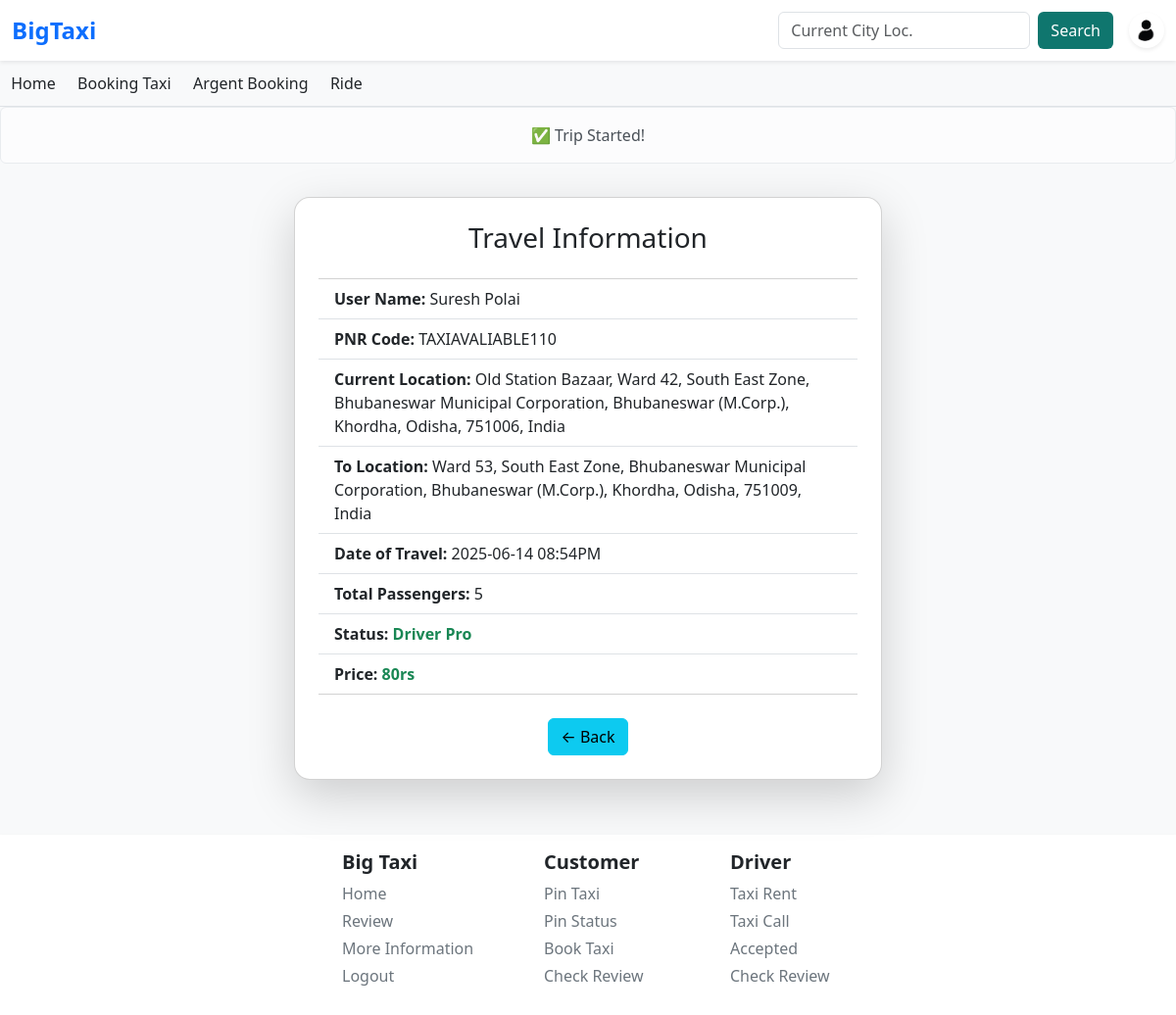
/home/pin-status/TAXIAVALIABLE110/ (signed in), run on the app's committed database.
### Users/models.py (models this page shows, shortened)
class usersDataModel(models.Model):
    UserG = [
        ('Male', 'Male'),
        ('Female', 'Female'),
        ('Other', 'Other'),
        ('Not Check', 'Not Check'),
    ]
    UserC = [
        ('Developer', 'Developer'),
        ('Customer', 'Customer'),
        ('Driver', 'Driver'),
    ]
    ULink = models.ForeignKey(User, on_delete=models.CASCADE)
    UserCode = models.CharField(max_length=100, default='BIGTAXICODE1006463')
    UserCategory = models.CharField(choices=UserC, default='Customer', max_length=20)
    UserMobileNo = models.CharField(max_length=11)
    UserGender = models.CharField(max_length=100, default='Not Check')
    UserAge = models.CharField(max_length=3, default='')
    UserState = models.CharField(max_length=100, default='')
    UserCity = models.CharField(max_length=100, default='')
    UserPincode = models.CharField(max_length=20, default='')
    UserAddress = models.CharField(max_length=200, default='')
    UserPass = models.CharField(max_length=1000, default='password')
    CouponCode = models.CharField(max_length=50, null=True, blank=True)
    UProfileImage = models.ImageField(upload_to='profile/main/', default='profile/default/default.png')
    UProfileName = models.CharField(max_length=1000, default='BiXTaxi User')
    description = models.CharField(max_length=5000, default='No Description!')
    totalTripCount = models.IntegerField(default=0)
    dangerTripCount = models.IntegerField(default=0)

### taxi_app/models.py (models this page shows, shortened)
class PinTaxiAvailable(models.Model):
    run = [('not', 'not'),('yes', 'yes')]
    taxiAvaId = models.CharField(max_length=50)
    taxiCity = models.CharField(max_length=500)
    customerId = models.ForeignKey(usersDataModel, on_delete=models.CASCADE)
    currentLocation = models.CharField(max_length=2000)
    toLocation = models.CharField(max_length=2000, default='No Area Found!')
    taxiPassenger = models.IntegerField(default=1)
    pincode = models.CharField(max_length=20, default=' ')
    couponCodeWas = models.CharField(max_length=100, default='Customer Not Have Coupon')
    taxiDate = models.DateField(auto_now_add=True)
    taxiTime = models.TimeField(auto_now_add=True)
    taxiDateAndTimeByUser = models.CharField(max_length=100, default='none')
    priceOfTravel = models.IntegerField(default=0)
    driverCode = models.CharField(max_length=100, default='DRIVERCODE')
    runningStatus = models.CharField(max_length=100, choices=run, default='not')

### taxi_app/views.py (the view)
# urls.py: path('pin-status/<IdCodeNeed>/', views.checkStatusOfPinFunctionBaseView, name='pinStatus'),
def checkStatusOfPinFunctionBaseView(request, IdCodeNeed):
    IdCodeNeed = IdCodeNeed.upper(); showMoreDetailsInTemplete = False; price = ''
    try:
        PTA_LstOfObject = PinTaxiAvailable.objects.get(taxiAvaId = IdCodeNeed)
        RDPTObject = ReportDriverInPinTaxi.objects.filter(pinBarCode = PTA_LstOfObject)
    except Exception as e:
        if str(e) == 'PinTaxiAvailable matching query does not exist.':
            messages.info(request, f"Need a Proper Id, This id is does'nt exist {IdCodeNeed}.")
            return redirect('taxi_app:pinTaxi')
        else:
            messages.info(request, "Can't reach this page for not try again after sometime.")
            return redirect('taxi_app:pinTaxi')
    if not RDPTObject:
        if PTA_LstOfObject.driverCode != 'DRIVERCODE':  driverData = usersDataModel.objects.get(UserCode = PTA_LstOfObject.driverCode).UProfileName; showMoreDetailsInTemplete = True; price = PTA_LstOfObject.priceOfTravel
        else: driverData = 'Driver Not Assigned'
    else:
        messages.info(request, f"Can't show status for this ID {IdCodeNeed}, Detail in reported for now.")
        return redirect('taxi_app:pinTaxi')
    taxi_str = PTA_LstOfObject.taxiDateAndTimeByUser  # e.g., "2025-06-19 04:30PM"
    trip_dt = datetime.strptime(taxi_str, "%Y-%m-%d %I:%M%p")
    trip_timestamp = trip_dt.isoformat()
    context = { 'trip_timestamp': trip_timestamp, 'userName' : PTA_LstOfObject.customerId.UProfileName, 'statusCode' : PTA_LstOfObject.taxiAvaId, 'stLocation' : PTA_LstOfObject.currentLocation, 'lsLoction' : PTA_LstOfObject.toLocation, 'passenger' : PTA_LstOfObject.taxiPassenger, 'ShowMore' : showMoreDetailsInTemplete, 'DriverName' : driverData, 'price' : price, 'forntendDate' : PTA_LstOfObject.taxiDateAndTimeByUser }
    return render(request, 'main/checkStatus.html', context)

### templates/main/checkStatus.html (shortened to what this page needs)
{% extends 'base.html' %}
{% block body %}
<!DOCTYPE html>
<html lang="en">
<head>
  <link href="https://cdn.jsdelivr.net/npm/bootstrap@5.3.2/dist/css/bootstrap.min.css" rel="stylesheet">
</head>
<body class="bg-light">
  <div id="countdown-display" class="alert alert-light text-center" role="alert">
  </div>
  <div class="container py-5" style="margin-top: -30px !important;">
    <div class="card shadow-lg rounded-4 p-4 mx-auto" style="max-width: 600px;">
      <h3 class="text-center mb-4">Travel Information</h3>
      <ul class="list-group list-group-flush">
        <li class="list-group-item"><strong>User Name:</strong> {{ userName }}</li>
        <li class="list-group-item"><strong>PNR Code:</strong> {{ statusCode }}</li>
        <li class="list-group-item"><strong>Current Location:</strong> {{ stLocation }}</li>
        <li class="list-group-item"><strong>To Location:</strong> {{ lsLoction }}</li>
        <li class="list-group-item"><strong>Date of Travel:</strong> {{ forntendDate }}</li>
        <li class="list-group-item"><strong>Total Passengers:</strong> {{ passenger }}</li>
        {% if ShowMore %}
            <li class="list-group-item"><strong>Status:<span class="text-success"> {{ DriverName }}</span></strong></li>
            <li class="list-group-item"><strong>Price:<span class="text-success"> {{ price }}rs</span></strong></li>
        {% else %}
            <li class="list-group-item"><strong>Status:<span class="text-danger"> {{ DriverName }}</span></strong></li>
        {% endif %}
      </ul>
      <div class="text-center mt-4">
        <a href="{% url 'taxi_app:pinTaxi' %}" class="btn btn-info">← Back</a>
      </div>
    </div>
  </div>
</body>
</html>
{% endblock %}

### templates/inc/navbar.html (shortened to what this page needs)
<nav class="navbar navbar-expand-lg navbar-light bg-white shadow-sm">
  <div class="container-fluid">
    <a class="navbar-brand text-primary text-main-own fw-bold fs-4" href="{% url 'taxi_app:autoRedirect' %}">BigTaxi</a>
    <div class="ms-auto d-flex align-items-center">
      {% if user.is_authenticated %}
        <form class="d-flex me-3" method="GET" action="">
          <input class="form-control me-2 custom-focus" type="search" name="q" placeholder="Current City Loc." aria-label="Search">
          <button class="btn btn-main bg-main-own text-white" type="submit">Search</button>
        </form>
        <a href="{% url 'taxi_app:profile' %}" class="d-flex align-items-center text-decoration-none">
          <img src="/media/{{ profile }}" alt="Profile" width="36" height="36" class="rounded-circle shadow-sm" style="object-fit: cover;">
        </a>
      {% else %}
        <a href="{% url 'driver:customerLogin' %}" class="btn btn-outline-main me-2">Login</a>
        <a href="{% url 'driver:customerSignup' %}" class="btn btn-outline-main me-2">Signup</a>
      {% endif %}
    </div>
  </div>
</nav>
<div class="bg-light border-bottom scrolling-navbar d-flex">
{% if user.is_authenticated %}
  {% if userCategoryis == 'Customer' %}
    <div class="nav-item-wrapper"><a class="nav-link" href="{% url 'taxi_app:autoRedirect' %}" title="Home">
      Home
    </a></div>
    <div class="nav-item-wrapper"><a href="{% url 'taxi_app:pinTaxi' %}" class="nav-link" title="Booking Taxi">
      Booking Taxi
    </a></div>
    <div class="nav-item-wrapper"><a class="nav-link" href="#" title="Argent Booking">
      Argent Booking
    </a></div>
    <div class="nav-item-wrapper">
      <a class="nav-link" href="{% url 'taxi_app:statusCustomer' %}">Ride</a>
    </div>
  {% endif %}
{% endif %}
</div>

### static/css/main.css (style rules this page uses)
.text-main-own { color: #0f766e !important; }
.bg-main-own { background-color: #0f766e !important; }

### templates/inc/navbar.html (style rules this page uses)
a { text-decoration: none; }
.scrolling-navbar { overflow-x: auto; white-space: nowrap; scrollbar-width: none; }
.nav-item-wrapper { display: inline-block; padding: 0.7rem; }
.nav-link { color: gray; position: relative; }

### templates/inc/footer.html (style rules this page uses)
a { text-decoration: none; }

### data on the page
usersDataModel: UProfileImage (placeholder picture)
usersDataModel: UProfileName "Suresh Polai"
PinTaxiAvailable: taxiAvaId "TAXIAVALIABLE110", currentLocation "Old Station Bazaar, Ward 42, South East Zone, Bhubaneswar Municipal Corporation, Bhubaneswar (M.Corp.), Khordha, Odisha, 751006, India", toLocation "Ward 53, South East Zone, Bhubaneswar Municipal Corporation, Bhubaneswar (M.Corp.), Khordha, Odisha, 751009, India", taxiDateAndTimeByUser "2025-06-14 08:54PM"
usersDataModel: UProfileName "Driver Pro"

### other printed values
{{ passenger }} "5"
{{ price }} "80"
